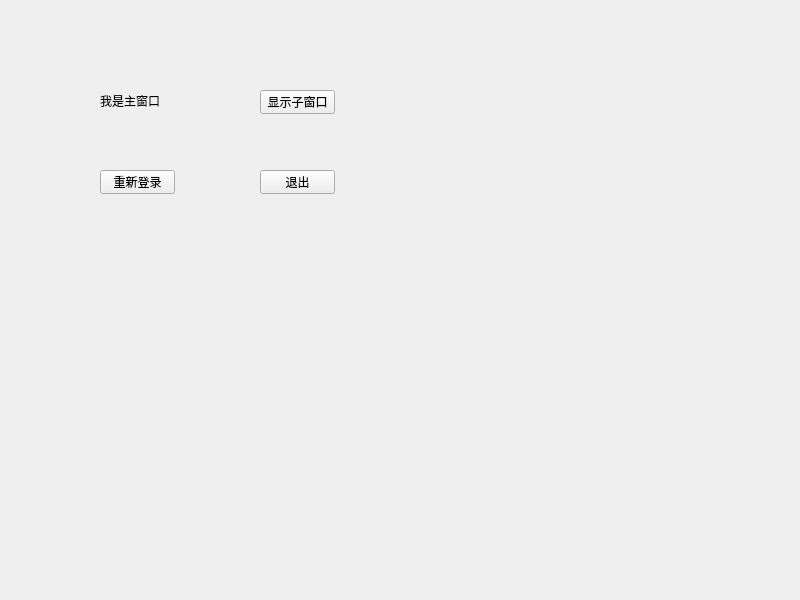
<?xml version="1.0" encoding="UTF-8"?>
<ui version="4.0">
 <class>MyWidget</class>
 <widget class="QWidget" name="MyWidget">
  <property name="geometry">
   <rect>
    <x>0</x>
    <y>0</y>
    <width>800</width>
    <height>600</height>
   </rect>
  </property>
  <property name="windowTitle">
   <string>MyWidget</string>
  </property>
  <widget class="QLabel" name="label">
   <property name="geometry">
    <rect>
     <x>100</x>
     <y>90</y>
     <width>101</width>
     <height>21</height>
    </rect>
   </property>
   <property name="text">
    <string>我是主窗口</string>
   </property>
  </widget>
  <widget class="QPushButton" name="showChildButton">
   <property name="geometry">
    <rect>
     <x>260</x>
     <y>90</y>
     <width>75</width>
     <height>24</height>
    </rect>
   </property>
   <property name="text">
    <string>显示子窗口</string>
   </property>
  </widget>
  <widget class="QPushButton" name="pushButton">
   <property name="geometry">
    <rect>
     <x>100</x>
     <y>170</y>
     <width>75</width>
     <height>24</height>
    </rect>
   </property>
   <property name="text">
    <string>重新登录</string>
   </property>
  </widget>
  <widget class="QPushButton" name="pushButton_2">
   <property name="geometry">
    <rect>
     <x>260</x>
     <y>170</y>
     <width>75</width>
     <height>24</height>
    </rect>
   </property>
   <property name="text">
    <string>退出</string>
   </property>
  </widget>
 </widget>
 <resources/>
 <connections>
  <connection>
   <sender>pushButton_2</sender>
   <signal>clicked()</signal>
   <receiver>MyWidget</receiver>
   <slot>close()</slot>
   <hints>
    <hint type="sourcelabel">
     <x>305</x>
     <y>175</y>
    </hint>
    <hint type="destinationlabel">
     <x>311</x>
     <y>240</y>
    </hint>
   </hints>
  </connection>
 </connections>
</ui>
